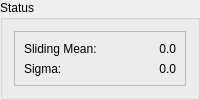
      <widget class="QGroupBox" name="groupBox">
       <property name="title">
        <string>Status</string>
       </property>
       <layout class="QGridLayout" name="gridLayout_17">
        <item row="0" column="0" colspan="2">
         <widget class="QFrame" name="slidingFrame">
          <property name="frameShape">
           <enum>QFrame::StyledPanel</enum>
          </property>
          <property name="frameShadow">
           <enum>QFrame::Raised</enum>
          </property>
          <layout class="QGridLayout" name="gridLayout">
           <item row="2" column="2">
            <widget class="QLabel" name="sigmaText">
             <property name="text">
              <string>0.0</string>
             </property>
             <property name="alignment">
              <set>Qt::AlignRight|Qt::AlignTrailing|Qt::AlignVCenter</set>
             </property>
             <property name="wordWrap">
              <bool>false</bool>
             </property>
            </widget>
           </item>
           <item row="2" column="1">
            <widget class="QLabel" name="textLabel24">
             <property name="text">
              <string>Sigma:</string>
             </property>
             <property name="wordWrap">
              <bool>false</bool>
             </property>
            </widget>
           </item>
           <item row="1" column="1">
            <widget class="QLabel" name="textLabel25">
             <property name="text">
              <string>Sliding Mean:</string>
             </property>
             <property name="wordWrap">
              <bool>false</bool>
             </property>
            </widget>
           </item>
           <item row="1" column="2">
            <widget class="QLabel" name="meanText">
             <property name="text">
              <string>0.0</string>
             </property>
             <property name="alignment">
              <set>Qt::AlignRight|Qt::AlignTrailing|Qt::AlignVCenter</set>
             </property>
             <property name="wordWrap">
              <bool>false</bool>
             </property>
            </widget>
           </item>
          </layout>
         </widget>
        </item>
       </layout>
      </widget>
